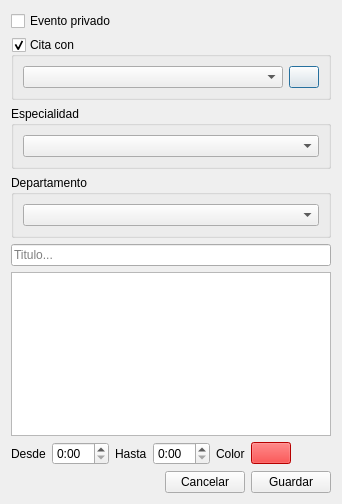
<?xml version="1.0" encoding="UTF-8"?>
<ui version="4.0">
 <class>EditEventForm</class>
 <widget class="QDialog" name="EditEventForm">
  <property name="geometry">
   <rect>
    <x>0</x>
    <y>0</y>
    <width>342</width>
    <height>504</height>
   </rect>
  </property>
  <property name="windowTitle">
   <string>Nueva Cita</string>
  </property>
  <property name="windowIcon">
   <iconset resource="../maya.qrc">
    <normaloff>:/Icons/PNG/iconMaya.png</normaloff>:/Icons/PNG/iconMaya.png</iconset>
  </property>
  <layout class="QVBoxLayout" name="verticalLayout_3">
   <item>
    <widget class="QCheckBox" name="chk_isprivado">
     <property name="text">
      <string>Evento privado</string>
     </property>
    </widget>
   </item>
   <item>
    <widget class="QGroupBox" name="reunion_group">
     <property name="title">
      <string>Cita con</string>
     </property>
     <property name="checkable">
      <bool>true</bool>
     </property>
     <layout class="QHBoxLayout" name="horizontalLayout">
      <item>
       <widget class="QComboBox" name="combo_cliente"/>
      </item>
      <item>
       <widget class="QPushButton" name="pushButton">
        <property name="maximumSize">
         <size>
          <width>30</width>
          <height>16777215</height>
         </size>
        </property>
        <property name="text">
         <string/>
        </property>
        <property name="icon">
         <iconset resource="../maya.qrc">
          <normaloff>:/Icons/PNG/search.png</normaloff>:/Icons/PNG/search.png</iconset>
        </property>
       </widget>
      </item>
     </layout>
    </widget>
   </item>
   <item>
    <widget class="QGroupBox" name="especialidad_group">
     <property name="title">
      <string>Especialidad</string>
     </property>
     <layout class="QVBoxLayout" name="verticalLayout">
      <item>
       <widget class="QComboBox" name="combo_espec"/>
      </item>
     </layout>
    </widget>
   </item>
   <item>
    <widget class="QGroupBox" name="departamento_group">
     <property name="title">
      <string>Departamento</string>
     </property>
     <layout class="QVBoxLayout" name="verticalLayout_2">
      <item>
       <widget class="QComboBox" name="combo_dep"/>
      </item>
     </layout>
    </widget>
   </item>
   <item>
    <widget class="QLineEdit" name="txt_tituloEvento">
     <property name="placeholderText">
      <string>Titulo...</string>
     </property>
    </widget>
   </item>
   <item>
    <widget class="QPlainTextEdit" name="txt_asunto"/>
   </item>
   <item>
    <layout class="QHBoxLayout" name="horizontalLayout_2">
     <item>
      <widget class="QLabel" name="label">
       <property name="text">
        <string>Desde</string>
       </property>
      </widget>
     </item>
     <item>
      <widget class="QTimeEdit" name="time_start">
       <property name="buttonSymbols">
        <enum>QAbstractSpinBox::UpDownArrows</enum>
       </property>
       <property name="displayFormat">
        <string>H:mm</string>
       </property>
       <property name="calendarPopup">
        <bool>true</bool>
       </property>
      </widget>
     </item>
     <item>
      <widget class="QLabel" name="label_2">
       <property name="text">
        <string>Hasta</string>
       </property>
      </widget>
     </item>
     <item>
      <widget class="QTimeEdit" name="time_end">
       <property name="displayFormat">
        <string>H:mm</string>
       </property>
      </widget>
     </item>
     <item>
      <widget class="QLabel" name="label_3">
       <property name="text">
        <string>Color</string>
       </property>
      </widget>
     </item>
     <item>
      <widget class="QPushButton" name="btn_getColor">
       <property name="styleSheet">
        <string notr="true">background-color: red</string>
       </property>
       <property name="text">
        <string/>
       </property>
       <property name="flat">
        <bool>false</bool>
       </property>
      </widget>
     </item>
     <item>
      <spacer name="horizontalSpacer">
       <property name="orientation">
        <enum>Qt::Horizontal</enum>
       </property>
       <property name="sizeHint" stdset="0">
        <size>
         <width>40</width>
         <height>20</height>
        </size>
       </property>
      </spacer>
     </item>
    </layout>
   </item>
   <item>
    <layout class="QHBoxLayout" name="horizontalLayout_3">
     <item>
      <spacer name="horizontalSpacer_2">
       <property name="orientation">
        <enum>Qt::Horizontal</enum>
       </property>
       <property name="sizeHint" stdset="0">
        <size>
         <width>40</width>
         <height>20</height>
        </size>
       </property>
      </spacer>
     </item>
     <item>
      <widget class="QPushButton" name="btn_cancelar">
       <property name="text">
        <string>Cancelar</string>
       </property>
       <property name="icon">
        <iconset resource="../maya.qrc">
         <normaloff>:/Icons/PNG/undo.png</normaloff>:/Icons/PNG/undo.png</iconset>
       </property>
      </widget>
     </item>
     <item>
      <widget class="QPushButton" name="btn_guardar">
       <property name="text">
        <string>Guardar</string>
       </property>
       <property name="icon">
        <iconset resource="../maya.qrc">
         <normaloff>:/Icons/PNG/Save.png</normaloff>:/Icons/PNG/Save.png</iconset>
       </property>
      </widget>
     </item>
    </layout>
   </item>
  </layout>
  <zorder>reunion_group</zorder>
  <zorder>especialidad_group</zorder>
  <zorder>departamento_group</zorder>
  <zorder>txt_asunto</zorder>
  <zorder>txt_tituloEvento</zorder>
  <zorder>chk_isprivado</zorder>
 </widget>
 <resources>
  <include location="../maya.qrc"/>
 </resources>
 <connections/>
</ui>
